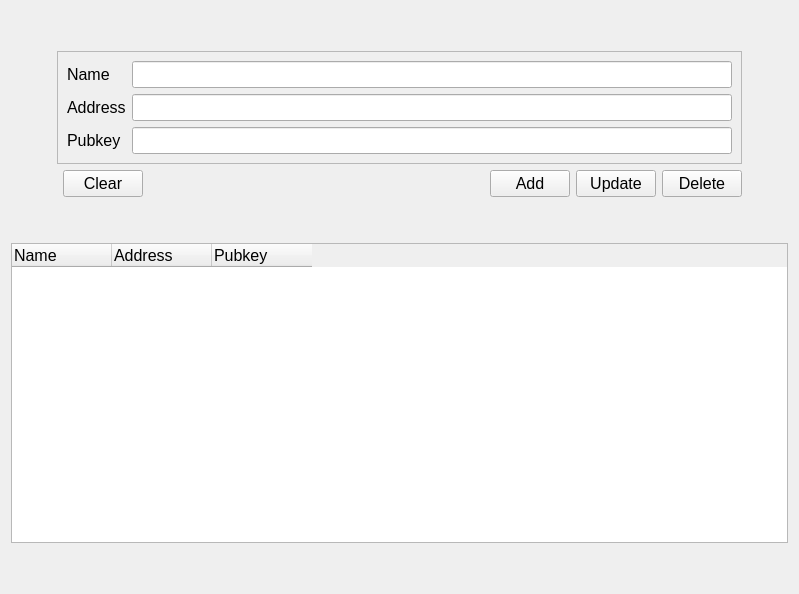
          <widget class="QWidget" name="contacts_tab">
           <property name="font">
            <font>
             <pointsize>12</pointsize>
            </font>
           </property>
           <attribute name="title">
            <string>Contacts</string>
           </attribute>
           <layout class="QGridLayout" name="gridLayout_47">
            <item row="4" column="5">
             <widget class="QPushButton" name="updatecontact_button">
              <property name="text">
               <string>Update</string>
              </property>
             </widget>
            </item>
            <item row="4" column="4">
             <widget class="QPushButton" name="addcontact_button">
              <property name="text">
               <string>Add</string>
              </property>
             </widget>
            </item>
            <item row="8" column="0" colspan="8">
             <spacer name="verticalSpacer_22">
              <property name="orientation">
               <enum>Qt::Vertical</enum>
              </property>
              <property name="sizeHint" stdset="0">
               <size>
                <width>20</width>
                <height>40</height>
               </size>
              </property>
             </spacer>
            </item>
            <item row="1" column="1" rowspan="3" colspan="6">
             <widget class="QFrame" name="contact_frame">
              <property name="frameShape">
               <enum>QFrame::StyledPanel</enum>
              </property>
              <property name="frameShadow">
               <enum>QFrame::Raised</enum>
              </property>
              <layout class="QFormLayout" name="formLayout">
               <item row="0" column="0">
                <widget class="QLabel" name="contactname_label">
                 <property name="text">
                  <string>Name</string>
                 </property>
                 <property name="buddy">
                  <cstring>contactname_lineEdit</cstring>
                 </property>
                </widget>
               </item>
               <item row="0" column="1">
                <widget class="QLineEdit" name="contactname_lineEdit"/>
               </item>
               <item row="1" column="0">
                <widget class="QLabel" name="contactaddress_label">
                 <property name="text">
                  <string>Address</string>
                 </property>
                 <property name="buddy">
                  <cstring>contactaddress_lineEdit</cstring>
                 </property>
                </widget>
               </item>
               <item row="1" column="1">
                <widget class="QLineEdit" name="contactaddress_lineEdit"/>
               </item>
               <item row="2" column="0">
                <widget class="QLabel" name="contactpubkey_label">
                 <property name="text">
                  <string>Pubkey</string>
                 </property>
                 <property name="buddy">
                  <cstring>contactpubkey_lineEdit</cstring>
                 </property>
                </widget>
               </item>
               <item row="2" column="1">
                <widget class="QLineEdit" name="contactpubkey_lineEdit">
                 <property name="minimumSize">
                  <size>
                   <width>600</width>
                   <height>0</height>
                  </size>
                 </property>
                </widget>
               </item>
              </layout>
             </widget>
            </item>
            <item row="4" column="6">
             <widget class="QPushButton" name="deletecontact_button">
              <property name="text">
               <string>Delete</string>
              </property>
             </widget>
            </item>
            <item row="1" column="0" rowspan="4">
             <spacer name="horizontalSpacer_23">
              <property name="orientation">
               <enum>Qt::Horizontal</enum>
              </property>
              <property name="sizeHint" stdset="0">
               <size>
                <width>40</width>
                <height>20</height>
               </size>
              </property>
             </spacer>
            </item>
            <item row="5" column="1" colspan="6">
             <spacer name="verticalSpacer_21">
              <property name="orientation">
               <enum>Qt::Vertical</enum>
              </property>
              <property name="sizeHint" stdset="0">
               <size>
                <width>20</width>
                <height>40</height>
               </size>
              </property>
             </spacer>
            </item>
            <item row="1" column="7" rowspan="4">
             <spacer name="horizontalSpacer_34">
              <property name="orientation">
               <enum>Qt::Horizontal</enum>
              </property>
              <property name="sizeHint" stdset="0">
               <size>
                <width>40</width>
                <height>20</height>
               </size>
              </property>
             </spacer>
            </item>
            <item row="0" column="1" colspan="6">
             <spacer name="verticalSpacer_35">
              <property name="orientation">
               <enum>Qt::Vertical</enum>
              </property>
              <property name="sizeHint" stdset="0">
               <size>
                <width>20</width>
                <height>40</height>
               </size>
              </property>
             </spacer>
            </item>
            <item row="4" column="2">
             <widget class="QPushButton" name="clear_contact_button">
              <property name="text">
               <string>Clear</string>
              </property>
             </widget>
            </item>
            <item row="4" column="3">
             <spacer name="horizontalSpacer_35">
              <property name="orientation">
               <enum>Qt::Horizontal</enum>
              </property>
              <property name="sizeHint" stdset="0">
               <size>
                <width>40</width>
                <height>20</height>
               </size>
              </property>
             </spacer>
            </item>
            <item row="7" column="0" colspan="8">
             <widget class="QTableWidget" name="contacts_tableWidget">
              <property name="minimumSize">
               <size>
                <width>0</width>
                <height>300</height>
               </size>
              </property>
              <property name="mouseTracking">
               <bool>false</bool>
              </property>
              <property name="editTriggers">
               <set>QAbstractItemView::NoEditTriggers</set>
              </property>
              <property name="dragDropOverwriteMode">
               <bool>false</bool>
              </property>
              <property name="alternatingRowColors">
               <bool>true</bool>
              </property>
              <property name="selectionMode">
               <enum>QAbstractItemView::SingleSelection</enum>
              </property>
              <property name="selectionBehavior">
               <enum>QAbstractItemView::SelectRows</enum>
              </property>
              <property name="textElideMode">
               <enum>Qt::ElideMiddle</enum>
              </property>
              <property name="showGrid">
               <bool>true</bool>
              </property>
              <column>
               <property name="text">
                <string>Name</string>
               </property>
               <property name="textAlignment">
                <set>AlignLeading|AlignTop</set>
               </property>
              </column>
              <column>
               <property name="text">
                <string>Address</string>
               </property>
               <property name="textAlignment">
                <set>AlignLeading|AlignTop</set>
               </property>
              </column>
              <column>
               <property name="text">
                <string>Pubkey</string>
               </property>
               <property name="textAlignment">
                <set>AlignLeading|AlignTop</set>
               </property>
              </column>
             </widget>
            </item>
           </layout>
          </widget>
